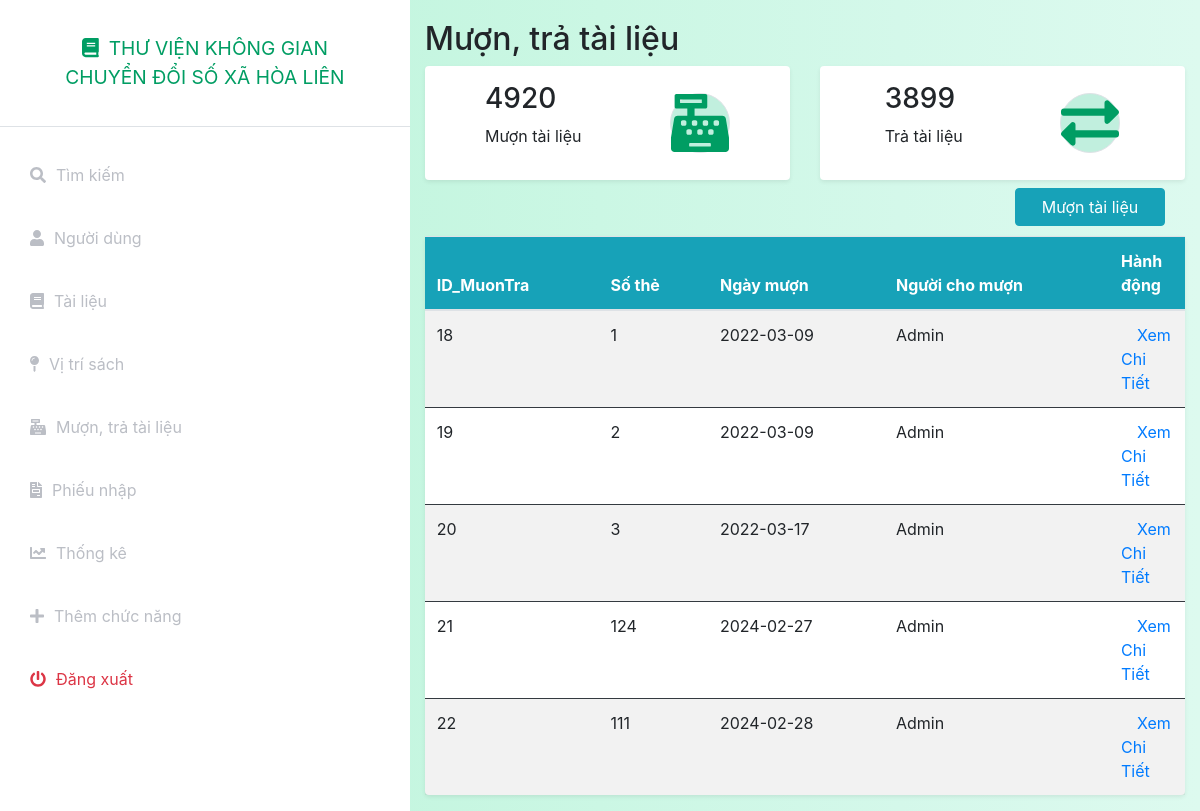
/index.php?controller=rent&action=index (signed in), run on the app's committed database.
### tables this page shows
CREATE TABLE `muontra` (
  `ID_MuonTra` int(11) NOT NULL,
  `SoThe` int(11) NOT NULL,
  `NgayMuon` date NOT NULL,
  `NguoiChoMuon` text NOT NULL
);

### index.php (called while the page is built, shortened)
<?php
include_once('models/Auth.php');
$action = isset($_GET['action']) ? $_GET['action'] : 'index';
$object = new $classController();
$object->$action();
?>

### config.php (called while the page is built, shortened)
<?php
function getalldata($query)
{
    global $connect;
    $result=mysqli_query($connect,$query);
    if(mysqli_num_rows($result)>0)
        return mysqli_fetch_all($result,MYSQLI_ASSOC);
    else
        return false;
}
function getonedata($query)
{
    global $connect;
    $result=mysqli_query($connect,$query);
    if($result&&mysqli_num_rows($result)==1)
        return mysqli_fetch_assoc($result);
    else
        return false;
}
?>

### models/User.php (called while the page is built, shortened)
<?php
include_once('./config.php');
class User
{
    public static function show($idoruser)
    {
        $query = "select * from nguoidung where id = '$idoruser' or Username = '$idoruser'";
        $data = getonedata($query);
        return $data;
    }
}

### models/Auth.php (called while the page is built, shortened)
<?php
include_once('./config.php');
include_once('User.php');
class Auth
{
    private static $ChucDanh = null;
    public static function isAdmin()
    {
        if(self::isLogin())
        {
            if (self::$ChucDanh == 'admin')
                return true;
            else
                return false;
        }
        else
        {
            return false;
        }
    }
    public static function isLogin()
    {
        if (isset($_SESSION['token']) && isset($_SESSION['Username'])) {
            $data = User::show($_SESSION['Username']);
            if($data)
            {
                if($data['token'] == $_SESSION['token'])
                {
                    self::$ChucDanh = $data['ChucDanh'];
                    return true;
                }
            }
            else
            {
                return false;
            }
        } else
            return false;
    }
}

### models/Rent.php (called while the page is built, shortened)
<?php
include_once('./config.php');
class Rent
{
    public static function index()
    {
        $query = "select * from muontra ";
        $data = getalldata($query);
        return $data;
    }
}

### views/rent/index.php (the view)
<?php include_once('././assets/layouts/header.php'); ?>
<?php include_once('././assets/layouts/siderbar.php'); ?>
<div class="container-fluid" style="padding-top:20px">
    <h2>Mượn, trả tài liệu</h2>
    <div class="row g-3 my-2">
        <div class="col-md-6">
            <div class="p-3 bg-white shadow-sm d-flex justify-content-around align-items-center rounded">
                <div>
                    <h3 class="fs-2">4920</h3>
                    <p class="fs-5">Mượn tài liệu</p>
                </div>
                <i class="fas fa-cash-register fs-1 primary-text border rounded-full secondary-bg "style="width:60px;height:60px"></i>
            </div>
        </div>
        <div class="col-md-6">
            <div class="p-3 bg-white shadow-sm d-flex justify-content-around align-items-center rounded">
                <div>
                    <h3 class="fs-2">3899</h3>
                    <p class="fs-5">Trả tài liệu</p>
                </div>
                <i class="fas fa-exchange-alt fs-1 primary-text border rounded-full secondary-bg " style="width:60px;height:60px"></i>
            </div>
        </div>
        </div>
    <table class="table table-striped bg-white rounded shadow-sm  table-hover">
        <div class="d-grid gap-2 d-md-flex justify-content-md-end">
            <a name="" id="" class="btn btn-info" href="index.php?controller=rent&action=add" role="button" style="margin-bottom:10px;margin-right:20px;width:150px;">Mượn tài liệu</a>
        </div>
        <thead class="bg-info text-white">
            <tr class="border-dark">
                <th>ID_MuonTra</th>
                <th>Số thẻ</th>
                <th>Ngày mượn</th>
                <th>Người cho mượn</th>
                <th style="width: 10%;">Hành động</th>
            </tr>
        </thead>
        <tbody>
            <?php
            if (isset($data) && is_array($data)) {
                foreach ($data as $rent) {
                    echo "<tr>";
                    echo "<td class=\"border-dark\" scope=\"row\">" . $rent['ID_MuonTra'] . "</td>";
                    echo "<td class=\"border-dark\">" . $rent['SoThe'] . "</td>";
                    echo "<td class=\"border-dark\">" . $rent['NgayMuon'] . "</td>";
                    echo "<td class=\"border-dark\">" . $rent['NguoiChoMuon'] . "</td>";
                    echo '<td class="border-dark">';
                    echo '<a class="ml-3" href="index.php?controller=rent&action=rentinfo&ID_MuonTra=' . $rent['ID_MuonTra'] . '">Xem Chi Tiết</a>';
                    echo "</tr>";
                }
            }
            ?>
    </table>
</div>
<?php include_once('././assets/layouts/footer.php'); ?>

### assets/css/styles.css (style rules this page uses)
:root { --main-bg-color: #009d63; --main-text-color: #009d63; --second-text-color: #bbbec5; --second-bg-color: #c1efde; }
.primary-text { color: var(--main-text-color); }
.secondary-bg { background-color: var(--second-bg-color); }
.rounded-full { border-radius: 100%; }

### data on the page
muontra: ID_MuonTra "18", SoThe "1", NgayMuon "2022-03-09", NguoiChoMuon "Admin"
muontra: ID_MuonTra "19", SoThe "2", NgayMuon "2022-03-09", NguoiChoMuon "Admin"
muontra: ID_MuonTra "20", SoThe "3", NgayMuon "2022-03-17", NguoiChoMuon "Admin"
muontra: ID_MuonTra "21", SoThe "124", NgayMuon "2024-02-27", NguoiChoMuon "Admin"
muontra: ID_MuonTra "22", SoThe "111", NgayMuon "2024-02-28", NguoiChoMuon "Admin"
